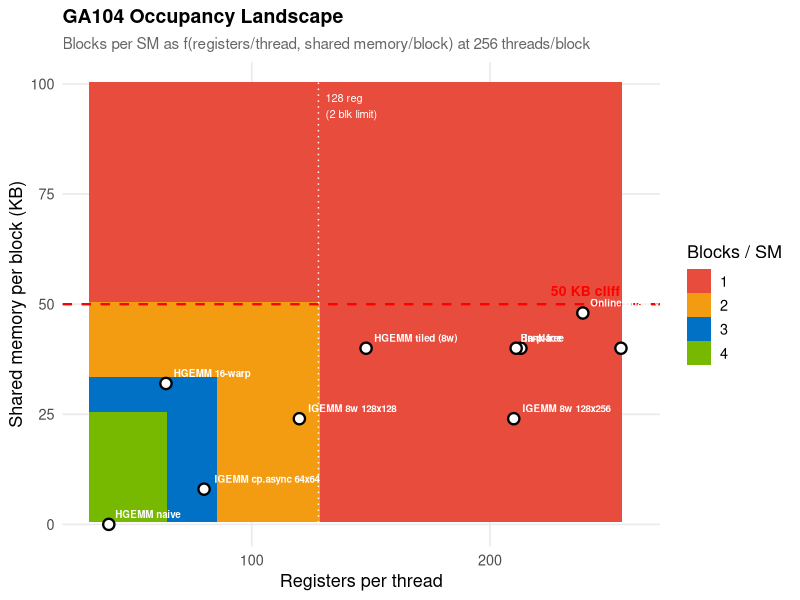
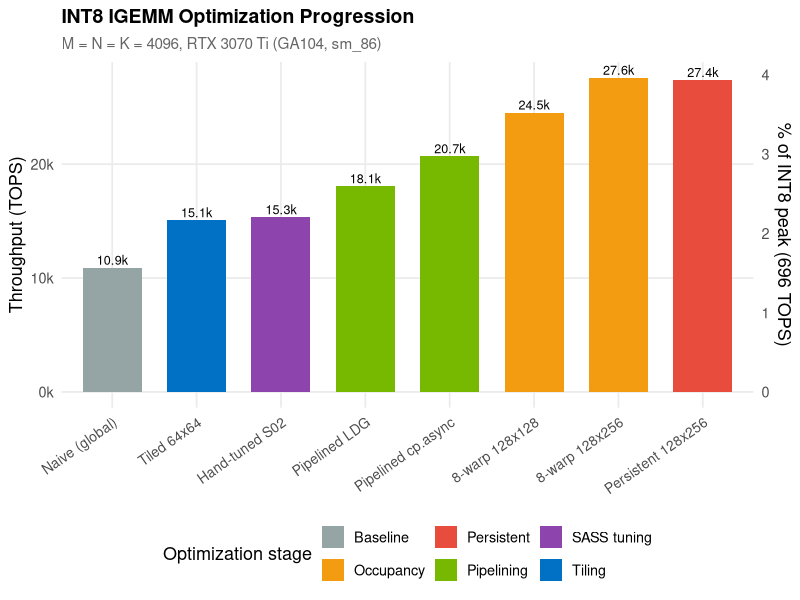
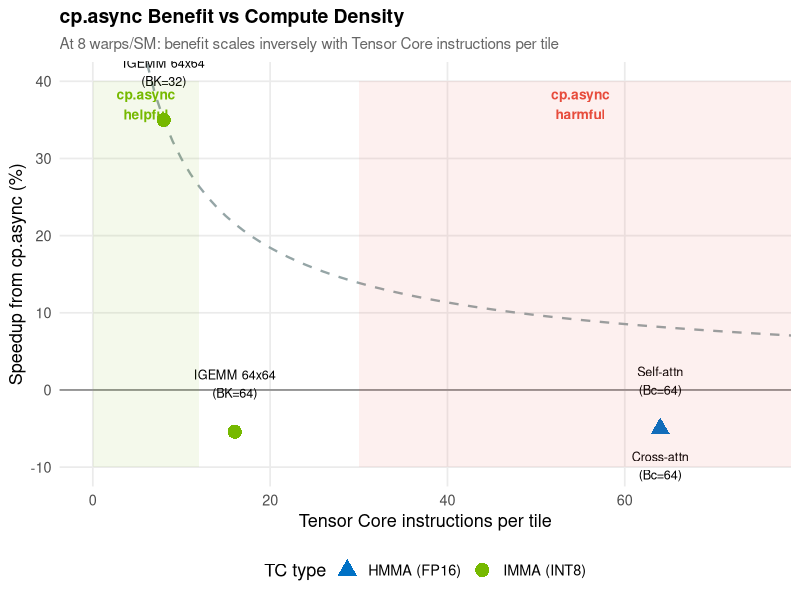
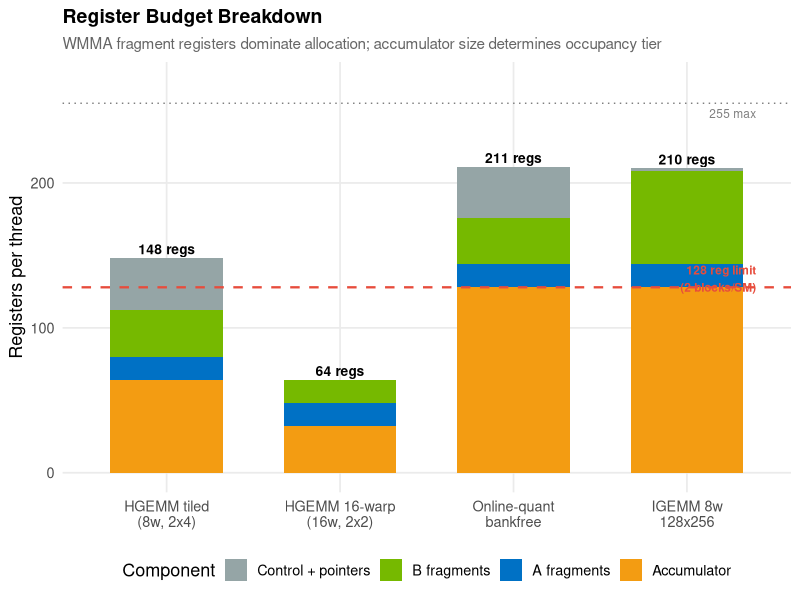
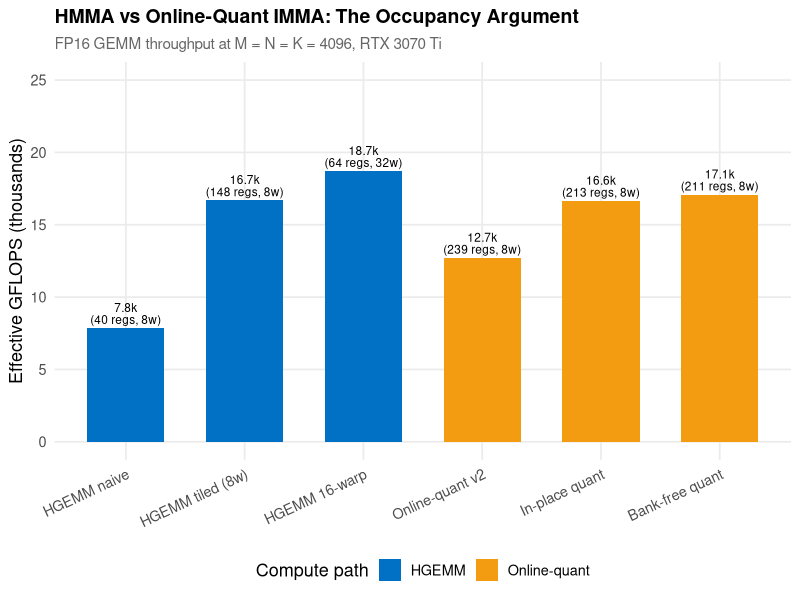
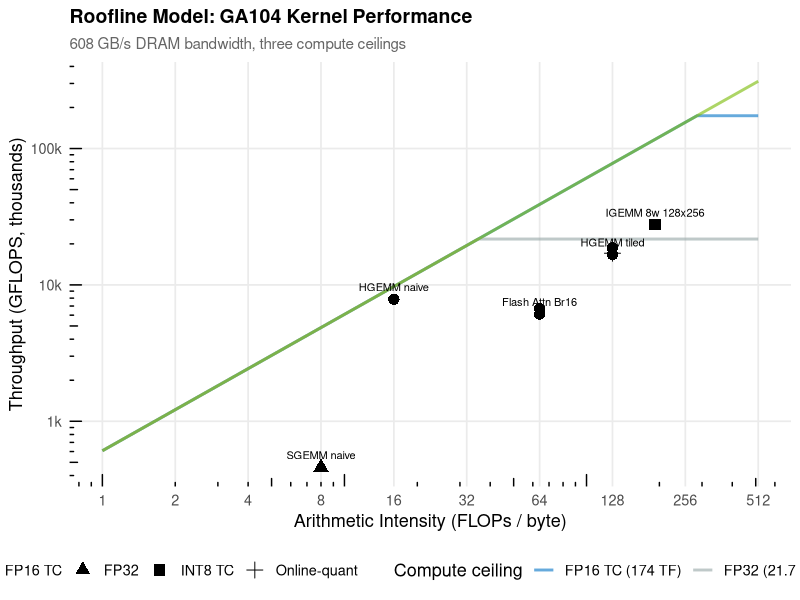
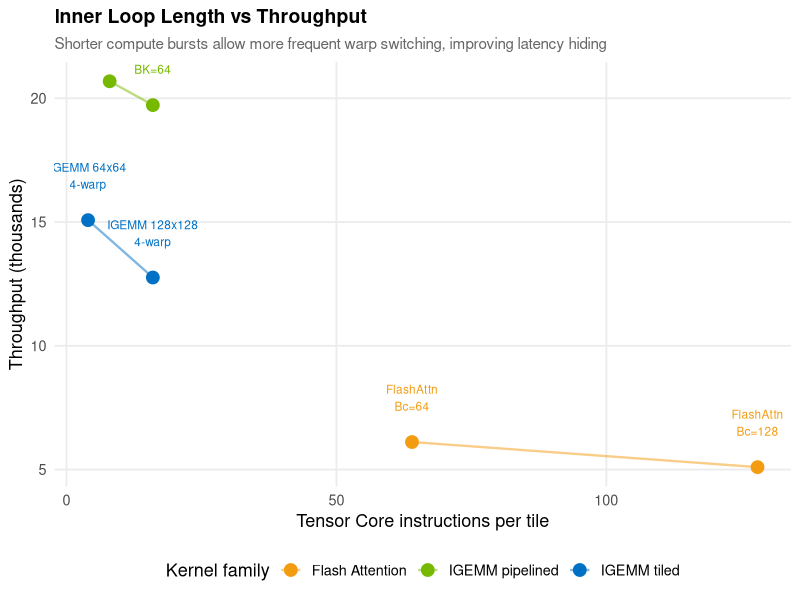

Reproduce these figures in R, in order.
## ---- chunk 1
library(ggplot2)
library(dplyr)
library(tidyr)
library(scales)

theme_gpu <- theme_minimal(base_size = 13) +
  theme(
    plot.title = element_text(face = "bold", size = 14),
    plot.subtitle = element_text(color = "grey40", size = 11),
    panel.grid.minor = element_blank(),
    legend.position = "bottom",
    strip.text = element_text(face = "bold")
  )
theme_set(theme_gpu)

gpu_green  <- "#76B900"
gpu_blue   <- "#0071C5"
gpu_red    <- "#E74C3C"
gpu_orange <- "#F39C12"
gpu_purple <- "#8E44AD"
gpu_grey   <- "#95A5A6"
## ---- chunk 2
#| fig-cap: "GA104 occupancy model: achievable blocks per SM as a function of registers per thread and shared memory per block. The 50 KB cliff (dashed red) halves occupancy. Kernel variants are plotted at their measured resource usage."

expand_grid <- function(...) tidyr::crossing(...)

occupancy <- expand_grid(
  regs = seq(32, 255, by = 1),
  smem_kb = seq(0, 100, by = 1)
) |>
  mutate(
    max_by_regs = pmin(floor(65536 / (regs * 256)), 4),
    max_by_smem = ifelse(smem_kb == 0, 4, pmin(floor(100 / smem_kb), 4)),
    blocks_per_sm = pmin(max_by_regs, max_by_smem),
    warps_per_sm = blocks_per_sm * 8
  )

kernels <- tibble::tribble(
  ~label,                ~regs, ~smem_kb, ~gflops, ~variant,
  "HGEMM naive",           40,        0,    7849, "HGEMM",
  "HGEMM tiled (8w)",     148,       40,   16687, "HGEMM",
  "HGEMM 16-warp",         64,       32,   18700, "HGEMM",
  "Online-quant v2",      239,       48,   12707, "Online-quant",
  "In-place",             213,       40,   16646, "Online-quant",
  "Bank-free",            211,       40,   17070, "Online-quant",
  "Warp-specialized",     255,       40,   16039, "Online-quant",
  "IGEMM 8w 128x128",     120,       24,   24533, "IGEMM (INT8)",
  "IGEMM 8w 128x256",     210,       24,   27591, "IGEMM (INT8)",
  "IGEMM cp.async 64x64",  80,        8,   20688, "IGEMM (INT8)"
) |>
  mutate(
    blocks = pmin(
      pmin(floor(65536 / (regs * 256)), 4),
      ifelse(smem_kb == 0, 4, pmin(floor(100 / smem_kb), 4))
    ),
    warps = blocks * 8
  )

# Use 256 threads per block for the heatmap (standard for 8-warp blocks)
occupancy_256 <- expand_grid(
  regs = seq(32, 255, by = 1),
  smem_kb = seq(1, 100, by = 1)
) |>
  mutate(
    max_by_regs_256 = pmin(floor(65536 / (regs * 256)), 4),
    max_by_smem = pmin(floor(100 / smem_kb), 4),
    blocks = pmin(max_by_regs_256, max_by_smem),
    warps = blocks * 8
  )

ggplot(occupancy_256, aes(x = regs, y = smem_kb, fill = factor(blocks))) +
  geom_tile() +
  scale_fill_manual(
    values = c("0" = "#2C3E50", "1" = gpu_red, "2" = gpu_orange,
               "3" = gpu_blue, "4" = gpu_green),
    name = "Blocks / SM"
  ) +
  geom_hline(yintercept = 50, linetype = "dashed", color = "red", linewidth = 0.8) +
  annotate("text", x = 240, y = 53, label = "50 KB cliff",
           color = "red", fontface = "bold", size = 3.5) +
  geom_vline(xintercept = 128, linetype = "dotted", color = "white", linewidth = 0.5) +
  annotate("text", x = 131, y = 95, label = "128 reg\n(2 blk limit)",
           color = "white", size = 2.8, hjust = 0) +
  geom_point(data = kernels, aes(x = regs, y = smem_kb),
             shape = 21, size = 3, fill = "white", color = "black", stroke = 1.2) +
  geom_text(data = kernels, aes(x = regs, y = smem_kb, label = label),
            size = 2.5, hjust = -0.1, vjust = -0.8, color = "white", fontface = "bold") +
  labs(
    title = "GA104 Occupancy Landscape",
    subtitle = "Blocks per SM as f(registers/thread, shared memory/block) at 256 threads/block",
    x = "Registers per thread",
    y = "Shared memory per block (KB)"
  ) +
  coord_cartesian(xlim = c(32, 260), ylim = c(0, 100)) +
  theme(legend.position = "right")
## ---- chunk 3
#| fig-cap: "INT8 IGEMM throughput evolution across optimization stages. Each bar represents a distinct kernel variant at M=N=K=4096. The dominant optimization (cp.async pipelining, +35%) exceeds all prior gains combined."

igemm_data <- tibble::tribble(
  ~kernel,                    ~tops,  ~stage,         ~order,
  "Naive (global)",           10897,  "Baseline",         1,
  "Tiled 64x64",              15078,  "Tiling",           2,
  "Hand-tuned S02",           15341,  "SASS tuning",      3,
  "Pipelined LDG",            18054,  "Pipelining",       4,
  "Pipelined cp.async",       20688,  "Pipelining",       5,
  "8-warp 128x128",           24533,  "Occupancy",        6,
  "8-warp 128x256",           27591,  "Occupancy",        7,
  "Persistent 128x256",       27383,  "Persistent",       8
) |>
  mutate(
    kernel = factor(kernel, levels = kernel[order(order)]),
    pct_peak = tops / 696000 * 100,
    vs_naive = tops / 10897
  )

stage_colors <- c(
  "Baseline" = gpu_grey,
  "Tiling" = gpu_blue,
  "SASS tuning" = gpu_purple,
  "Pipelining" = gpu_green,
  "Occupancy" = gpu_orange,
  "Persistent" = gpu_red
)

ggplot(igemm_data, aes(x = kernel, y = tops / 1000, fill = stage)) +
  geom_col(width = 0.7) +
  geom_text(aes(label = sprintf("%.1fk", tops / 1000)),
            vjust = -0.3, size = 3.2) +
  scale_fill_manual(values = stage_colors, name = "Optimization stage") +
  scale_y_continuous(
    labels = label_comma(suffix = "k"),
    sec.axis = sec_axis(~ . / 696 * 100, name = "% of INT8 peak (696 TOPS)")
  ) +
  labs(
    title = "INT8 IGEMM Optimization Progression",
    subtitle = "M = N = K = 4096, RTX 3070 Ti (GA104, sm_86)",
    x = NULL, y = "Throughput (TOPS)"
  ) +
  theme(axis.text.x = element_text(angle = 35, hjust = 1, size = 10))
## ---- chunk 4
#| fig-cap: "cp.async speedup vs compute density per tile. Benefits scale inversely with compute/load ratio: short compute phases (IGEMM, 8 IMMA/tile) gain +35%, while long compute phases (Flash Attention, 64 HMMA/tile) lose 4--5%. The crossover occurs near 16--32 instructions per tile."

cpasync_data <- tibble::tribble(
  ~kernel,          ~tc_per_tile, ~speedup, ~type,
  "IGEMM 64x64\n(BK=32)",      8,   1.35,  "IMMA (INT8)",
  "IGEMM 64x64\n(BK=64)",     16,   0.946, "IMMA (INT8)",
  "Cross-attn\n(Bc=64)",      64,   0.84,  "HMMA (FP16)",
  "Self-attn\n(Bc=64)",       64,   0.95,  "HMMA (FP16)"
)

# Model: benefit ~ 1 / sqrt(tc_per_tile)
model_x <- seq(4, 80, by = 1)
model_y <- 1 + 0.35 * (8 / model_x)^0.7

ggplot(cpasync_data, aes(x = tc_per_tile, y = (speedup - 1) * 100)) +
  geom_line(data = tibble(x = model_x, y = (model_y - 1) * 100),
            aes(x = x, y = y), color = gpu_grey, linewidth = 0.8, linetype = "dashed") +
  geom_hline(yintercept = 0, linetype = "solid", color = "grey50") +
  geom_point(aes(color = type, shape = type), size = 4.5) +
  geom_text(aes(label = kernel), vjust = -1.2, size = 3.2) +
  scale_color_manual(values = c("IMMA (INT8)" = gpu_green, "HMMA (FP16)" = gpu_blue)) +
  scale_shape_manual(values = c("IMMA (INT8)" = 16, "HMMA (FP16)" = 17)) +
  annotate("rect", xmin = 0, xmax = 12, ymin = -10, ymax = 40,
           alpha = 0.08, fill = gpu_green) +
  annotate("text", x = 6, y = 37, label = "cp.async\nhelpful", color = gpu_green,
           fontface = "bold", size = 3.5) +
  annotate("rect", xmin = 30, xmax = 80, ymin = -10, ymax = 40,
           alpha = 0.08, fill = gpu_red) +
  annotate("text", x = 55, y = 37, label = "cp.async\nharmful", color = gpu_red,
           fontface = "bold", size = 3.5) +
  labs(
    title = "cp.async Benefit vs Compute Density",
    subtitle = "At 8 warps/SM: benefit scales inversely with Tensor Core instructions per tile",
    x = "Tensor Core instructions per tile",
    y = "Speedup from cp.async (%)",
    color = "TC type", shape = "TC type"
  ) +
  coord_cartesian(xlim = c(0, 75), ylim = c(-10, 40))
## ---- chunk 5
#| fig-cap: "Register budget breakdown for key kernel variants. The accumulator dominates allocation in all cases. The 16-warp HGEMM achieves 64 registers by halving the warp tile from 2x4 to 2x2, cutting accumulator cost from 64 to 32 registers."

reg_data <- tibble::tribble(
  ~kernel,              ~accumulator, ~a_frag, ~b_frag, ~control, ~total, ~blocks,
  "HGEMM tiled\n(8w, 2x4)",    64,       16,      32,      36,     148,    1,
  "HGEMM 16-warp\n(16w, 2x2)", 32,       16,      16,       0,      64,    2,
  "Online-quant\nbankfree",    128,       16,      32,      35,     211,    1,
  "IGEMM 8w\n128x256",         128,       16,      64,       2,     210,    1
) |>
  mutate(kernel = factor(kernel, levels = kernel))

reg_long <- reg_data |>
  select(kernel, accumulator, a_frag, b_frag, control) |>
  pivot_longer(-kernel, names_to = "component", values_to = "regs") |>
  mutate(component = factor(component,
    levels = c("control", "b_frag", "a_frag", "accumulator"),
    labels = c("Control + pointers", "B fragments", "A fragments", "Accumulator")))

ggplot(reg_long, aes(x = kernel, y = regs, fill = component)) +
  geom_col(width = 0.65) +
  geom_hline(yintercept = 128, linetype = "dashed", color = gpu_red, linewidth = 0.8) +
  annotate("text", x = 4.4, y = 134, label = "128 reg limit\n(2 blocks/SM)",
           color = gpu_red, fontface = "bold", size = 3, hjust = 1) +
  geom_hline(yintercept = 255, linetype = "dotted", color = "grey50") +
  annotate("text", x = 4.4, y = 248, label = "255 max",
           color = "grey50", size = 3, hjust = 1) +
  geom_text(data = reg_data, aes(x = kernel, y = total, label = paste0(total, " regs")),
            vjust = -0.4, size = 3.5, fontface = "bold", inherit.aes = FALSE) +
  scale_fill_manual(
    values = c("Accumulator" = gpu_orange, "A fragments" = gpu_blue,
               "B fragments" = gpu_green, "Control + pointers" = gpu_grey),
    name = "Component"
  ) +
  labs(
    title = "Register Budget Breakdown",
    subtitle = "WMMA fragment registers dominate allocation; accumulator size determines occupancy tier",
    x = NULL, y = "Registers per thread"
  ) +
  coord_cartesian(ylim = c(0, 270))
## ---- chunk 6
#| fig-cap: "FP16 GEMM throughput comparison: pure HGEMM path vs online FP16-to-INT8 quantization path. Both are measured at M=N=K=4096 on the same GPU. The 16-warp HGEMM (not yet measured at full power, projected at +12% over 8-warp) would decisively beat online-quant."

comparison_data <- tibble::tribble(
  ~kernel,                 ~gflops, ~path,           ~regs, ~warps_sm, ~order,
  "HGEMM naive",             7849,  "HGEMM",           40,        8,     1,
  "HGEMM tiled (8w)",       16687,  "HGEMM",          148,        8,     2,
  "HGEMM 16-warp",          18700,  "HGEMM",           64,       32,     3,
  "Online-quant v2",        12707,  "Online-quant",   239,        8,     4,
  "In-place quant",         16646,  "Online-quant",   213,        8,     5,
  "Bank-free quant",        17070,  "Online-quant",   211,        8,     6
) |>
  mutate(kernel = factor(kernel, levels = kernel[order(order)]))

ggplot(comparison_data, aes(x = kernel, y = gflops / 1000, fill = path)) +
  geom_col(width = 0.65) +
  geom_text(aes(label = sprintf("%.1fk\n(%d regs, %dw)",
                                gflops / 1000, regs, warps_sm)),
            vjust = -0.2, size = 3, lineheight = 0.85) +
  scale_fill_manual(
    values = c("HGEMM" = gpu_blue, "Online-quant" = gpu_orange),
    name = "Compute path"
  ) +
  geom_hline(yintercept = 174, linetype = "dashed", color = gpu_grey) +
  annotate("text", x = 1, y = 176, label = "FP16 peak: 174 TFLOPS",
           hjust = 0, color = "grey50", size = 3) +
  labs(
    title = "HMMA vs Online-Quant IMMA: The Occupancy Argument",
    subtitle = "FP16 GEMM throughput at M = N = K = 4096, RTX 3070 Ti",
    x = NULL,
    y = "Effective GFLOPS (thousands)"
  ) +
  theme(axis.text.x = element_text(angle = 25, hjust = 1)) +
  coord_cartesian(ylim = c(0, 25))
## ---- chunk 7
#| fig-cap: "Roofline model for key kernels on GA104. Most kernels operate in the compute-bound regime (right of the ridge point). The gap to the compute ceiling reflects occupancy and scheduling inefficiency, not memory bandwidth."

roofline_kernels <- tibble::tribble(
  ~kernel,              ~ai,   ~gflops,  ~type,
  "SGEMM naive",          8,      461,   "FP32",
  "HGEMM naive",         16,     7849,   "FP16 TC",
  "HGEMM tiled",        128,    16687,   "FP16 TC",
  "HGEMM 16-warp",      128,    18700,   "FP16 TC",
  "Flash Attn Br16",     64,     6112,   "FP16 TC",
  "Conv2d implicit",     64,     6687,   "FP16 TC",
  "IGEMM 8w 128x256",  192,    27591,   "INT8 TC",
  "Online-quant BF",    128,    17070,   "Online-quant"
)

bw <- 608  # GB/s
ridge_fp16 <- 174000 / bw  # AI at which FP16 peak is reached

# Roofline lines
roofline_x <- seq(1, 512, by = 0.5)
fp16_roof <- pmin(roofline_x * bw, 174000)
int8_roof <- pmin(roofline_x * bw, 696000)
fp32_roof <- pmin(roofline_x * bw, 21700)

roof_df <- tibble(
  ai = rep(roofline_x, 3),
  gflops = c(fp32_roof, fp16_roof, int8_roof),
  ceiling = rep(c("FP32 (21.7 TF)", "FP16 TC (174 TF)", "INT8 TC (696 TOP)"),
                each = length(roofline_x))
)

ggplot() +
  geom_line(data = roof_df, aes(x = ai, y = gflops / 1000, color = ceiling),
            linewidth = 1, alpha = 0.6) +
  geom_point(data = roofline_kernels,
             aes(x = ai, y = gflops / 1000, shape = type), size = 3.5) +
  geom_text(data = roofline_kernels,
            aes(x = ai, y = gflops / 1000, label = kernel),
            vjust = -1, size = 2.8, check_overlap = TRUE) +
  scale_x_log10(breaks = c(1, 2, 4, 8, 16, 32, 64, 128, 256, 512)) +
  scale_y_log10(labels = label_comma(suffix = "k")) +
  scale_color_manual(values = c(
    "FP32 (21.7 TF)" = gpu_grey,
    "FP16 TC (174 TF)" = gpu_blue,
    "INT8 TC (696 TOP)" = gpu_green
  )) +
  annotation_logticks(sides = "bl") +
  labs(
    title = "Roofline Model: GA104 Kernel Performance",
    subtitle = "608 GB/s DRAM bandwidth, three compute ceilings",
    x = "Arithmetic Intensity (FLOPs / byte)",
    y = "Throughput (GFLOPS, thousands)",
    color = "Compute ceiling",
    shape = "Kernel type"
  )
## ---- chunk 8
#| fig-cap: "Inner loop length vs performance across multiple kernel families. In every case, shorter loops (fewer Tensor Core instructions between synchronization points) outperform longer loops at the same occupancy level."

loop_data <- tibble::tribble(
  ~kernel,              ~tc_per_tile,  ~perf,     ~family,
  "IGEMM 64x64\nBK=32",        8,     20688,     "IGEMM pipelined",
  "IGEMM 64x64\nBK=64",       16,     19725,     "IGEMM pipelined",
  "IGEMM 128x128\n4-warp",    16,     12760,     "IGEMM tiled",
  "IGEMM 64x64\n4-warp",       4,     15078,     "IGEMM tiled",
  "FlashAttn\nBc=64",         64,      6112,     "Flash Attention",
  "FlashAttn\nBc=128",       128,      5098,     "Flash Attention"
)

ggplot(loop_data, aes(x = tc_per_tile, y = perf / 1000, color = family)) +
  geom_point(size = 4) +
  geom_line(aes(group = family), linewidth = 0.8, alpha = 0.5) +
  geom_text(aes(label = kernel), vjust = -1.2, size = 3, show.legend = FALSE) +
  scale_color_manual(values = c(
    "IGEMM pipelined" = gpu_green,
    "IGEMM tiled" = gpu_blue,
    "Flash Attention" = gpu_orange
  )) +
  labs(
    title = "Inner Loop Length vs Throughput",
    subtitle = "Shorter compute bursts allow more frequent warp switching, improving latency hiding",
    x = "Tensor Core instructions per tile",
    y = "Throughput (thousands)",
    color = "Kernel family"
  )
